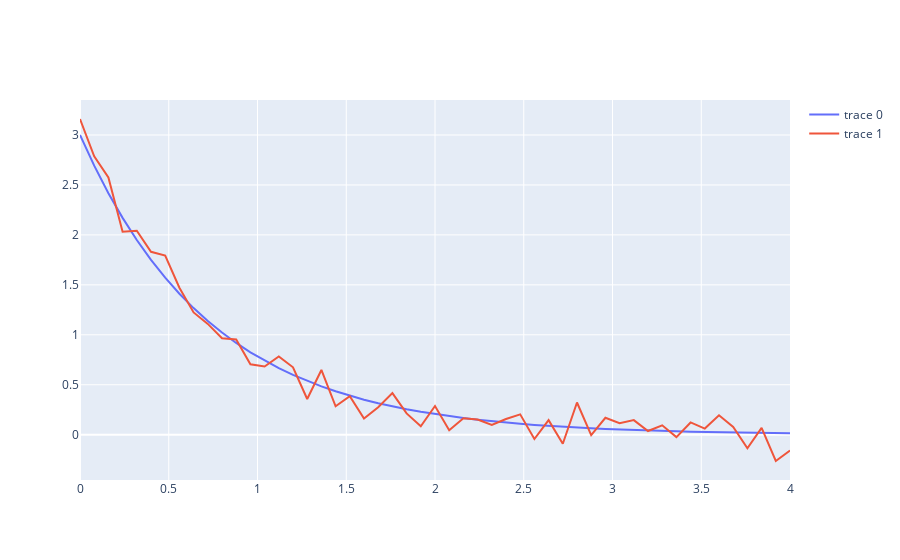

Write notebook code for a chart like this one.
### Code cell
fig = go.Figure()
datos = dict(type='scatter'
             ,x=x
             ,y=y)
datos_medidos = dict(type='scatter'
             ,x=x
             ,y=medicion)
fig.add_trace(datos)
fig.add_trace(datos_medidos)
fig.show()
